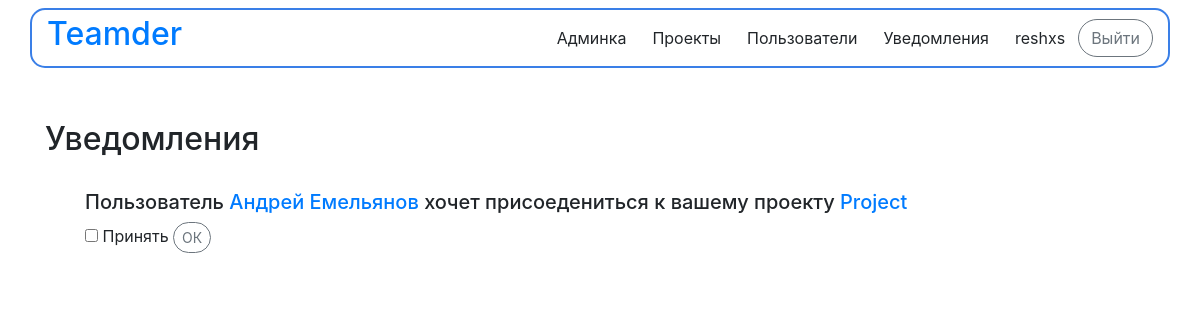
The page /accounts/notifications/ (signed in) on the database its author committed.
### teamder/apps/user_accounts/models.py (models this page shows, shortened)
class Notification(models.Model):
    sender = models.ForeignKey(get_user_model(), on_delete=models.CASCADE, related_name='sent_notifications')
    recipient = models.ForeignKey(get_user_model(), on_delete=models.CASCADE, related_name='notifications')
    project = models.ForeignKey(Project, on_delete=models.CASCADE, related_name='notifications')
    pub_date = models.DateTimeField('Время отправки')
    is_read = models.BooleanField('Прочитано', default=False)
    class Meta:
        verbose_name = 'Уведомление'
        verbose_name_plural = 'Уведомления'

### teamder/apps/projects/models.py (models this page shows)
class Project(models.Model):
    project_name = models.CharField('название проекта', max_length=100)
    project_description = models.TextField('описание проекта', blank=True)
    pub_date = models.DateTimeField('дата публикции', default=timezone.now)
    creator = models.ForeignKey(get_user_model(), on_delete=models.CASCADE, null=True)
    members = models.ManyToManyField(get_user_model(), 'Участники', blank=True)
    members_count = models.IntegerField('Количество участников', default=1, blank=False)
    is_done = models.BooleanField('Проект завершен', default=False)
    technologies = models.ManyToManyField(
        Technology,
        related_name='project_set',
        verbose_name="технологии",
        blank=True)
    def __str__(self):
        return self.project_name
    class Meta:
        verbose_name = 'Проект'
        verbose_name_plural = 'Проекты'

### teamder/apps/user_accounts/views.py (the view, shortened to what this page needs)
# urls.py: path('notifications/', views.notifications, name="notifications"),
@login_required
def notifications(request):
    notifications_list = request.user.notifications.order_by('-pub_date')
    for notification in notifications_list:
        if not notification.is_read:
            notification.is_read = True
            notification.save()
    return render(request, 'user_accounts/notifications.html', {'notifications_list': notifications_list})

### teamder/templates/user_accounts/notifications.html (shortened to what this page needs)
{% extends "base.html" %}
{% block content %}
<div class="container">
<h2>Уведомления</h2>
<br>
{% if notifications_list %}
    <ul style="list-style-type: none;">
    {% for notification in notifications_list %}
        <li>
            <h5>Пользователь
            <a href="{% url 'user_accounts:detail' notification.sender.id %}" style="text-decoration: none">{{notification.sender.first_name}}
                {{notification.sender.last_name}}</a>
            хочет присоедениться к вашему проекту
            <a href="{% url 'projects:detail' notification.project.id %}" style="text-decoration: none">{{notification.project}}</a>
            </h5>
            <form method="post">
                <input id="accept" type="checkbox" name="accept">
                <label for="accept">Принять</label>
                <input type="submit" value="ОК" class="btn btn-outline-secondary btn-sm" style="border-radius: 50px">
            </form>
        </li>
    {% endfor %}
    </ul>
{% else %}
<h5>Вам пока не пришло ни одного уведомления.</h5>
{% endif %}
</div>
{% endblock %}

### teamder/templates/base.html (shortened to what this page needs)
<!DOCTYPE html>
<html lang="ru">
<head>
            <link rel="stylesheet" href="https://stackpath.bootstrapcdn.com/bootstrap/4.5.0/css/bootstrap.min.css"
>
</head>
<body>
    {% block header%}
    {% load static %}
    <nav class="navbar navbar-expand-lg fixed-top">
        <div class="container" style="border: 2px solid #3A7FE7; background-color: white; border-radius: 15px">
            <div class="navbar-header">
                <a href="http://127.0.0.1:8000/" class="navbar-brand"> <h2>Teamder</h2> </a>
            </div>
            <div>
                <ul class="nav navbar-nav mr-auto">
                     {% if user.is_authenticated %}
                        {% if user.is_superuser %}
                            <li class="active"><a href="/admin"><button class="btn btn-default">Админка</button></a></li>
                        {% endif %}
                        <li class="active"><a href="{% url 'projects:index' %}"><button class="btn btn-default" style="border-radius: 50px">Проекты</button></a></li>
                        <li class="active"><a href="{% url 'user_accounts:index' %}"><button class="btn btn-default" style="border-radius: 50px">Пользователи</button></a></li>
                        <li class="active"><a href="{% url 'user_accounts:notifications' %}"><button class="btn btn-default" style="border-radius: 50px">Уведомления</button></a></li>
                        <li class="active"><a href="{% url 'user_accounts:detail' user.id %}"><button class="btn btn-default" style="border-radius: 50px">{{ user.get_username }}</button></a></li>
                        <li class="active"><a href="{% url 'logout' %}?next={{request.path}}"><button class="btn btn-outline-secondary" style="border-radius: 50px">Выйти</button></a></li>
                    {% endif %}
                </ul>
            </div>
        </div>
    </nav>
    {% endblock %}
    <br><br><br><br><br>
    {% block content %}{% endblock %}
</body>
</html>

### rows shown on the page
Notification: sender.first_name "Андрей", sender.last_name "Емельянов", project "Project"

### other values the page prints
{{ user.get_username }} "reshxs"
